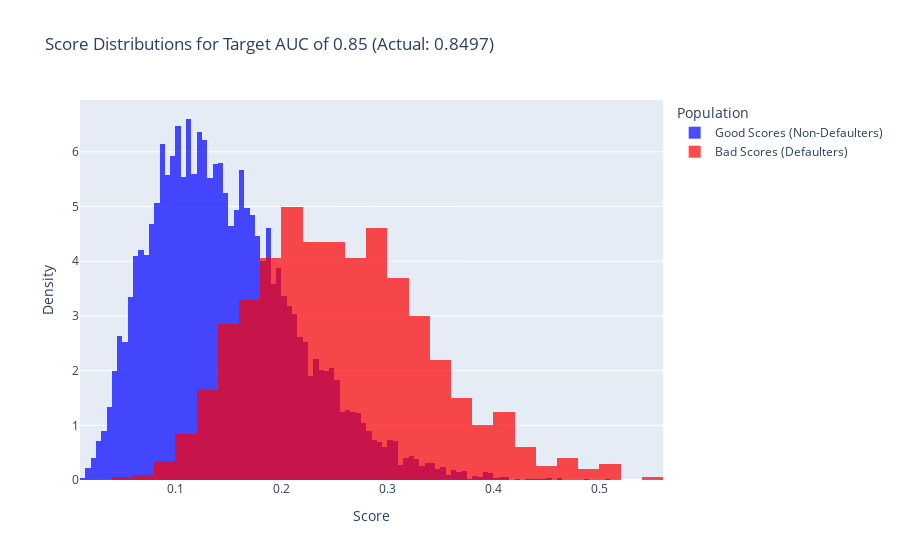

Notebook code cell kept with this figure:
### Markdown cell above
### 4. Verify and Visualize the Results

### Code cell
# Verify the AUC
labels = np.concatenate([np.zeros(len(scores_good)), np.ones(len(scores_bad))])
scores = np.concatenate([scores_good, scores_bad])
actual_auc = roc_auc_score(labels, scores)

print(f"Target AUC: {TARGET_AUC}")
print(f"Actual AUC from generated scores: {actual_auc:.4f}")

# Visualize the distributions
fig = go.Figure()

fig.add_trace(go.Histogram(
    x=scores_good,
    name='Good Scores (Non-Defaulters)',
    histnorm='probability density',
    marker_color='blue',
    opacity=0.7
))

fig.add_trace(go.Histogram(
    x=scores_bad,
    name='Bad Scores (Defaulters)',
    histnorm='probability density',
    marker_color='red',
    opacity=0.7
))

fig.update_layout(
    title_text=f'Score Distributions for Target AUC of {TARGET_AUC} (Actual: {actual_auc:.4f})',
    xaxis_title='Score',
    yaxis_title='Density',
    barmode='overlay',
    legend_title='Population'
)

fig.show()

### Figure 1 — Plotly figure (JSON) as saved in the notebook; plotly's stock layout.template omitted (floating-point values rounded to 4 significant figures; data arrays with more than 128 entries replaced by an {"elided": "..."} marker saying what was removed)
{"data": [{"histnorm": "probability density", "marker": {"color": "blue"}, "name": "Good Scores (Non-Defaulters)", "opacity": 0.7, "type": "histogram", "x": {"elided": "10000 float values"}}, {"histnorm": "probability density", "marker": {"color": "red"}, "name": "Bad Scores (Defaulters)", "opacity": 0.7, "type": "histogram", "x": {"elided": "1000 float values"}}], "layout": {"barmode": "overlay", "legend": {"title": {"text": "Population"}}, "title": {"text": "Score Distributions for Target AUC of 0.85 (Actual: 0.8497)"}, "xaxis": {"title": {"text": "Score"}}, "yaxis": {"title": {"text": "Density"}}}}
